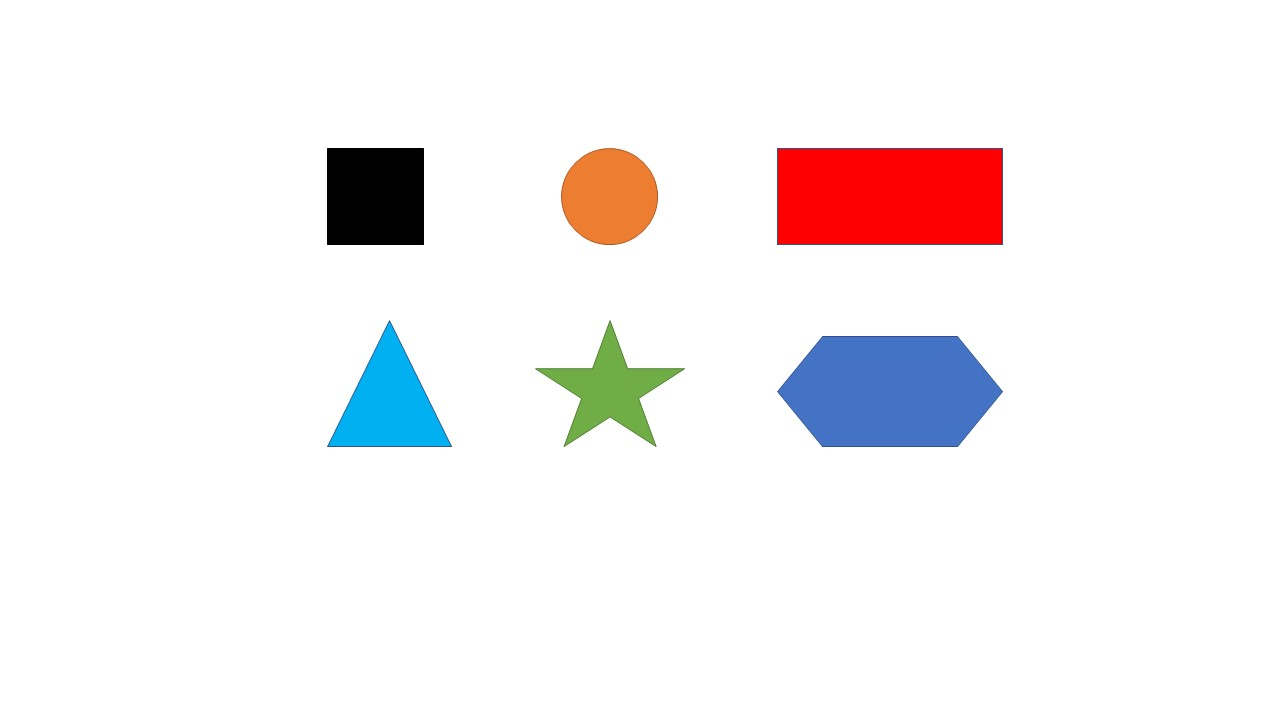
#> input picture geometries.jpg, 1280 x 720 px
$ python 12-GeometryRecognition.py
#> lines starting #> are read from the running program, lines starting #| are printed output that depends on the picture; after the words box and inside, x2 and y2 are one past the last pixel; in counts of white or black regions, pixels touching at a corner belong together
import cv2 as cv

img = cv.imread('geometries.jpg')
#> img is the input picture: shape (720, 1280, 3); mean B, G, R 242, 240.9, 244.8
imgGray = cv.cvtColor(img, cv.COLOR_BGR2GRAY)
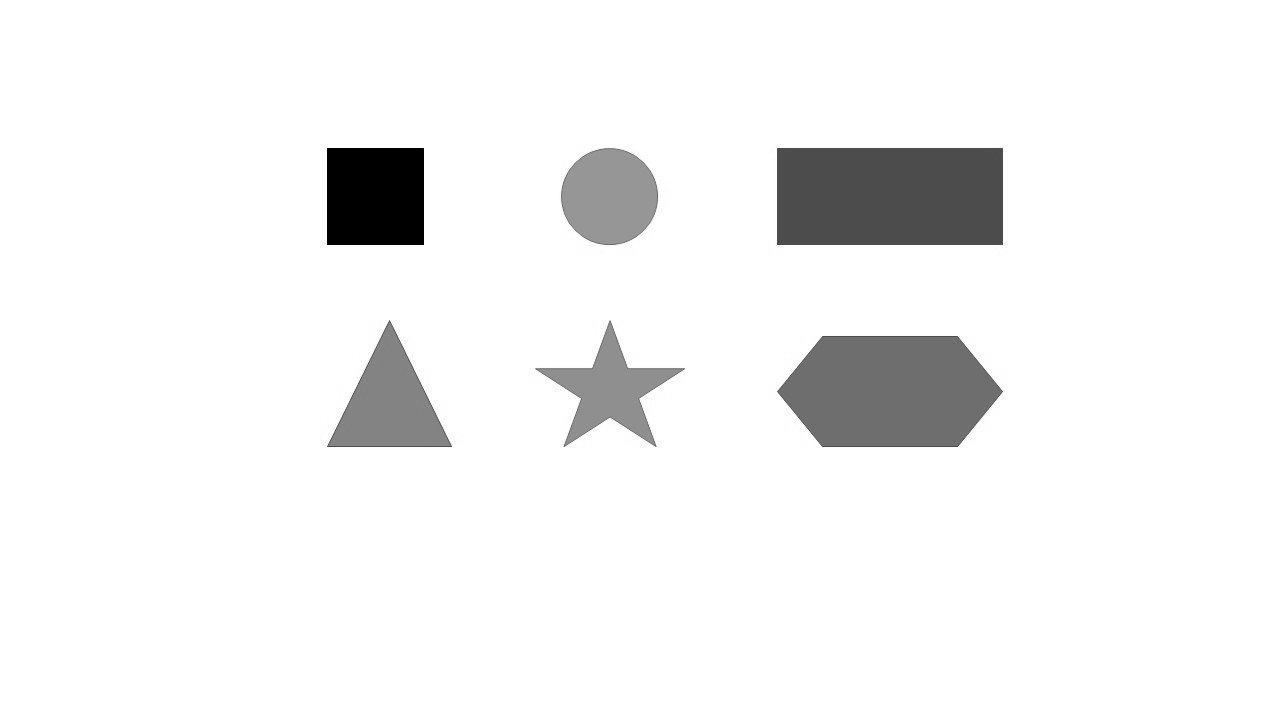
#> imgGray: shape (720, 1280); min 0, max 255, mean 242.2
_, thre = cv.threshold(imgGray, 240, 255, cv.THRESH_BINARY)
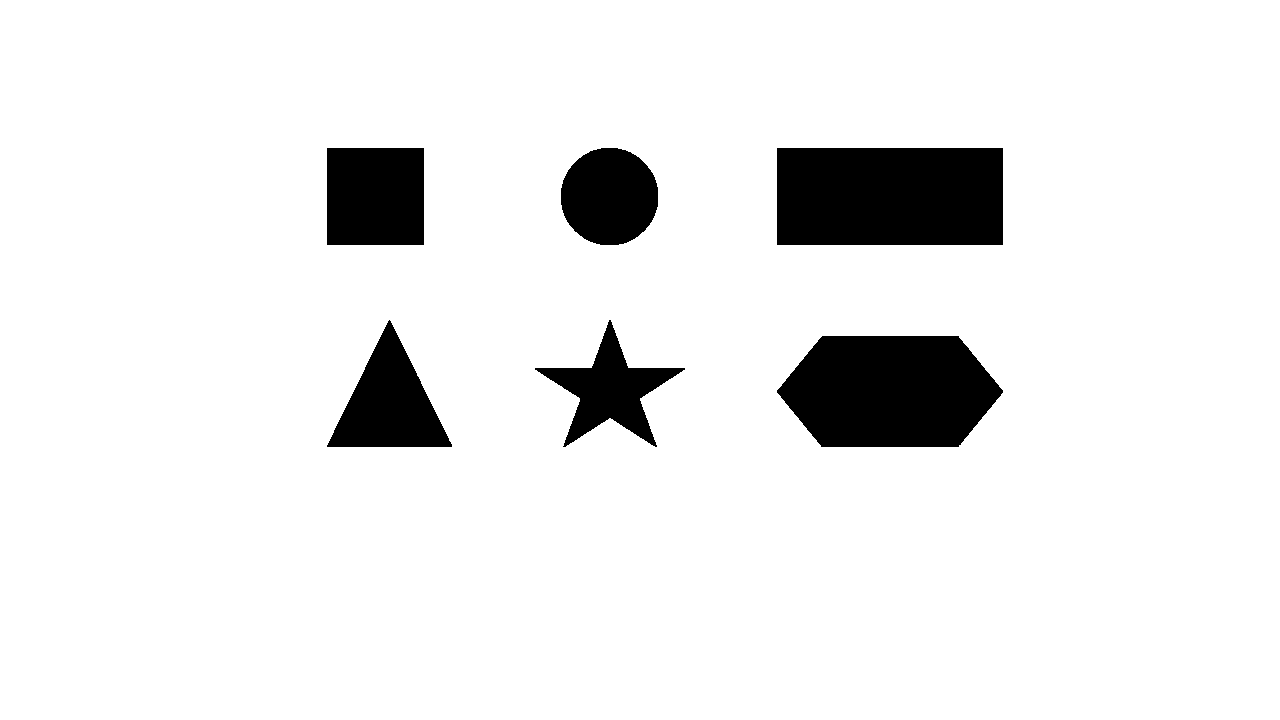
#> thre: shape (720, 1280); 92% white; 6 black regions
contours, _ = cv.findContours(thre, cv.RETR_TREE, cv.CHAIN_APPROX_NONE)
#> contours = 7 contours; box (x1, y1, x2, y2) and area: (0, 0, 1280, 720) 919601, (776, 147, 1004, 246) 22244, (776, 335, 1004, 448) 20421, (326, 147, 425, 246) 9602, (326, 319, 453, 448) 8298, (560, 147, 659, 246) 7617, (534, 319, 686, 448) 6819

for contour in contours:
    approx = cv.approxPolyDP(contour, 0.01*cv.arcLength(contour, True), True)
    print(approx)
    cv.drawContours(img, [approx], 0, (0,0,0), 2)
    x = approx.ravel()[0]+20
    y = approx.ravel()[1]-12
    print(approx.ravel())

    if len(approx) == 3:
        cv.putText(img, 'Triangle', (x,y), cv.FONT_HERSHEY_COMPLEX, 0.5, (0,0,0))

    elif len(approx) == 4:
        x1,y1,w,h = cv.boundingRect(approx)
        ratio = w/h
        if 0.95 <=ratio<= 1.05:
            cv.putText(img, 'Square', (x, y), cv.FONT_HERSHEY_COMPLEX, 0.5, (0, 0, 0))
        else:
            cv.putText(img, 'Rectangle', (x, y), cv.FONT_HERSHEY_COMPLEX, 0.5, (0, 0, 0))

    elif 5<=len(approx)<=7:
        cv.putText(img, 'Pentagon', (x, y), cv.FONT_HERSHEY_COMPLEX, 0.5, (0, 0, 0))

    elif len(approx) == 10:
        cv.putText(img, 'Star', (x, y), cv.FONT_HERSHEY_COMPLEX, 0.5, (0, 0, 0))

    else:
        cv.putText(img, 'Circle', (x, y), cv.FONT_HERSHEY_COMPLEX, 0.5, (0, 0, 0))
#> this loop made 7 passes
#> (approx, x, y, x1, y1, w, h, ratio) on passes 1, 5, 7: ([[0, 0], [0, 719], [1279, 719], [1279, 0]], 20, -12, 0, 0, 1280, 720, 1.78), ([[776, 148], [1002, 147], [1003, 244], [777, 245]], 796, 136, 776, 147, 228, 99, 2.3), ([[326, 148], [423, 147], [424, 244], [327, 245]], 346, 136, 326, 147, 99, 99, 1)
#> (x, y) on passes 2, 3, 6: (796, 378), (554, 356), (610, 138)
#> (printed output is left out)
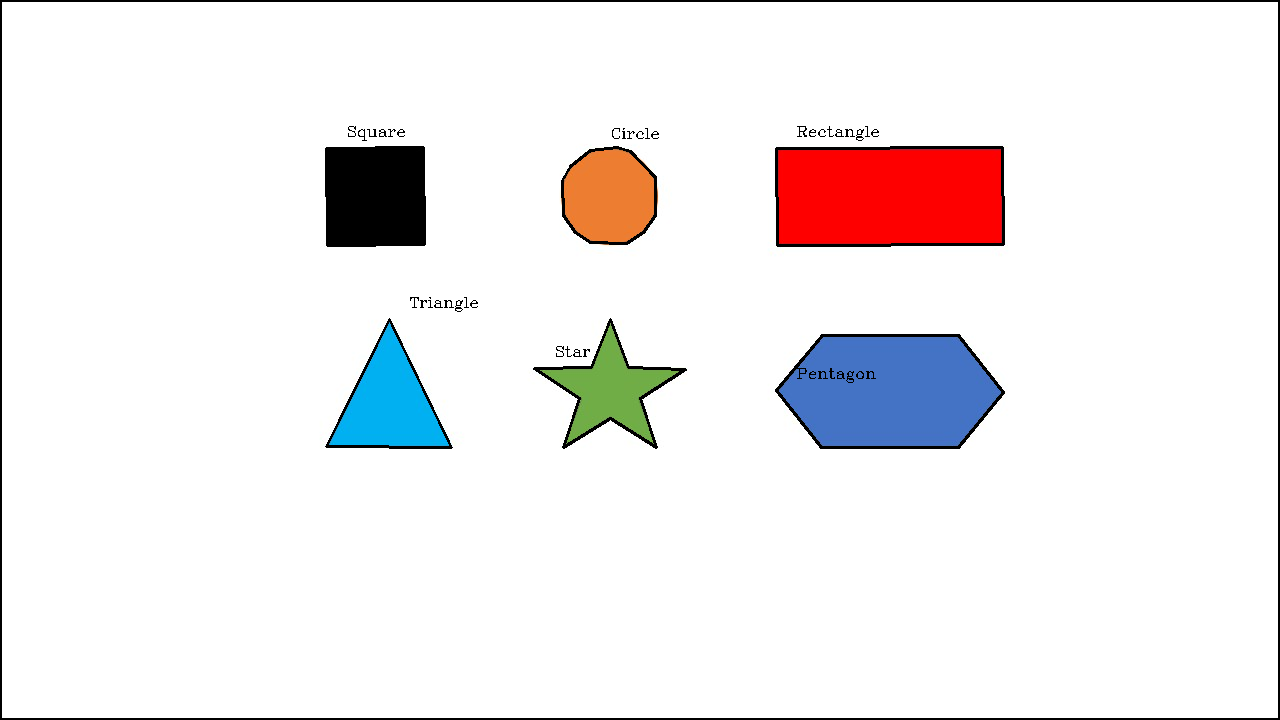
#> img: shape (720, 1280, 3); 1.86% of pixels changed, all inside (x1, y1, x2, y2) = (0, 0, 1280, 720)

cv.imshow('shapes', img)
cv.waitKey(0)
cv.destroyAllWindows()
